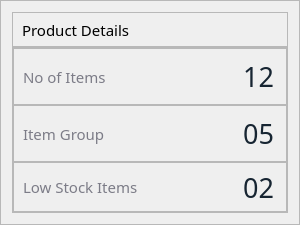
                           <widget class="QFrame" name="product_details_frame">
                            <property name="sizePolicy">
                             <sizepolicy hsizetype="Expanding" vsizetype="Preferred">
                              <horstretch>0</horstretch>
                              <verstretch>0</verstretch>
                             </sizepolicy>
                            </property>
                            <property name="minimumSize">
                             <size>
                              <width>300</width>
                              <height>200</height>
                             </size>
                            </property>
                            <property name="styleSheet">
                             <string notr="true">QFrame #product_details_frame { 
background-color: rgb(255, 255, 255);
border-radius: 15px;
border: 1px solid #ebebea;
}</string>
                            </property>
                            <property name="frameShape">
                             <enum>QFrame::StyledPanel</enum>
                            </property>
                            <property name="frameShadow">
                             <enum>QFrame::Raised</enum>
                            </property>
                            <layout class="QGridLayout" name="gridLayout_44">
                             <property name="verticalSpacing">
                              <number>0</number>
                             </property>
                             <item row="1" column="0">
                              <widget class="QFrame" name="frame_39">
                               <property name="sizePolicy">
                                <sizepolicy hsizetype="Expanding" vsizetype="Expanding">
                                 <horstretch>0</horstretch>
                                 <verstretch>0</verstretch>
                                </sizepolicy>
                               </property>
                               <property name="minimumSize">
                                <size>
                                 <width>0</width>
                                 <height>35</height>
                                </size>
                               </property>
                               <property name="maximumSize">
                                <size>
                                 <width>16777215</width>
                                 <height>35</height>
                                </size>
                               </property>
                               <property name="font">
                                <font>
                                 <pointsize>9</pointsize>
                                 <bold>false</bold>
                                </font>
                               </property>
                               <property name="frameShape">
                                <enum>QFrame::StyledPanel</enum>
                               </property>
                               <property name="frameShadow">
                                <enum>QFrame::Raised</enum>
                               </property>
                               <layout class="QGridLayout" name="gridLayout_51">
                                <property name="topMargin">
                                 <number>0</number>
                                </property>
                                <property name="bottomMargin">
                                 <number>0</number>
                                </property>
                                <property name="spacing">
                                 <number>0</number>
                                </property>
                                <item row="0" column="0">
                                 <widget class="QLabel" name="label_21">
                                  <property name="font">
                                   <font>
                                    <family>Satoshi Medium</family>
                                    <pointsize>11</pointsize>
                                    <bold>false</bold>
                                   </font>
                                  </property>
                                  <property name="text">
                                   <string>Product Details</string>
                                  </property>
                                 </widget>
                                </item>
                               </layout>
                              </widget>
                             </item>
                             <item row="2" column="0">
                              <widget class="QFrame" name="frame_33">
                               <property name="frameShape">
                                <enum>QFrame::StyledPanel</enum>
                               </property>
                               <property name="frameShadow">
                                <enum>QFrame::Raised</enum>
                               </property>
                               <layout class="QGridLayout" name="gridLayout_42">
                                <property name="leftMargin">
                                 <number>0</number>
                                </property>
                                <property name="topMargin">
                                 <number>0</number>
                                </property>
                                <property name="rightMargin">
                                 <number>0</number>
                                </property>
                                <property name="bottomMargin">
                                 <number>0</number>
                                </property>
                                <property name="spacing">
                                 <number>0</number>
                                </property>
                                <item row="0" column="0">
                                 <widget class="QFrame" name="no_items_frame">
                                  <property name="sizePolicy">
                                   <sizepolicy hsizetype="Preferred" vsizetype="Expanding">
                                    <horstretch>0</horstretch>
                                    <verstretch>0</verstretch>
                                   </sizepolicy>
                                  </property>
                                  <property name="minimumSize">
                                   <size>
                                    <width>0</width>
                                    <height>48</height>
                                   </size>
                                  </property>
                                  <property name="maximumSize">
                                   <size>
                                    <width>16777215</width>
                                    <height>61</height>
                                   </size>
                                  </property>
                                  <property name="frameShape">
                                   <enum>QFrame::StyledPanel</enum>
                                  </property>
                                  <property name="frameShadow">
                                   <enum>QFrame::Raised</enum>
                                  </property>
                                  <layout class="QGridLayout" name="gridLayout_46">
                                   <property name="leftMargin">
                                    <number>9</number>
                                   </property>
                                   <property name="topMargin">
                                    <number>9</number>
                                   </property>
                                   <property name="rightMargin">
                                    <number>0</number>
                                   </property>
                                   <property name="spacing">
                                    <number>0</number>
                                   </property>
                                   <item row="1" column="1">
                                    <widget class="QLabel" name="no_items_label_2">
                                     <property name="minimumSize">
                                      <size>
                                       <width>133</width>
                                       <height>0</height>
                                      </size>
                                     </property>
                                     <property name="font">
                                      <font>
                                       <family>Satoshi Black</family>
                                       <pointsize>20</pointsize>
                                      </font>
                                     </property>
                                     <property name="styleSheet">
                                      <string notr="true">color:#172532;
padding-right: 5px;</string>
                                     </property>
                                     <property name="text">
                                      <string>12</string>
                                     </property>
                                     <property name="alignment">
                                      <set>Qt::AlignRight|Qt::AlignTrailing|Qt::AlignVCenter</set>
                                     </property>
                                    </widget>
                                   </item>
                                   <item row="1" column="0">
                                    <widget class="QLabel" name="label_25">
                                     <property name="font">
                                      <font>
                                       <family>Satoshi</family>
                                       <pointsize>11</pointsize>
                                      </font>
                                     </property>
                                     <property name="styleSheet">
                                      <string notr="true">color: rgb(124, 124, 135);</string>
                                     </property>
                                     <property name="text">
                                      <string>No of Items</string>
                                     </property>
                                    </widget>
                                   </item>
                                  </layout>
                                 </widget>
                                </item>
                                <item row="1" column="0">
                                 <widget class="QFrame" name="item_group_frame">
                                  <property name="sizePolicy">
                                   <sizepolicy hsizetype="Preferred" vsizetype="Expanding">
                                    <horstretch>0</horstretch>
                                    <verstretch>0</verstretch>
                                   </sizepolicy>
                                  </property>
                                  <property name="minimumSize">
                                   <size>
                                    <width>0</width>
                                    <height>48</height>
                                   </size>
                                  </property>
                                  <property name="frameShape">
                                   <enum>QFrame::StyledPanel</enum>
                                  </property>
                                  <property name="frameShadow">
                                   <enum>QFrame::Raised</enum>
                                  </property>
                                  <layout class="QGridLayout" name="gridLayout_50">
                                   <property name="topMargin">
                                    <number>9</number>
                                   </property>
                                   <property name="rightMargin">
                                    <number>0</number>
                                   </property>
                                   <property name="bottomMargin">
                                    <number>9</number>
                                   </property>
                                   <property name="spacing">
                                    <number>0</number>
                                   </property>
                                   <item row="1" column="1">
                                    <widget class="QLabel" name="no_category_label_2">
                                     <property name="minimumSize">
                                      <size>
                                       <width>133</width>
                                       <height>0</height>
                                      </size>
                                     </property>
                                     <property name="font">
                                      <font>
                                       <family>Satoshi Black</family>
                                       <pointsize>20</pointsize>
                                      </font>
                                     </property>
                                     <property name="styleSheet">
                                      <string notr="true">color:#172532;
padding-right: 5px;</string>
                                     </property>
                                     <property name="text">
                                      <string>05</string>
                                     </property>
                                     <property name="alignment">
                                      <set>Qt::AlignRight|Qt::AlignTrailing|Qt::AlignVCenter</set>
                                     </property>
                                    </widget>
                                   </item>
                                   <item row="1" column="0">
                                    <widget class="QLabel" name="label_23">
                                     <property name="font">
                                      <font>
                                       <family>Satoshi</family>
                                       <pointsize>11</pointsize>
                                      </font>
                                     </property>
                                     <property name="styleSheet">
                                      <string notr="true">color: rgb(124, 124, 135);</string>
                                     </property>
                                     <property name="text">
                                      <string>Item Group</string>
                                     </property>
                                    </widget>
                                   </item>
                                  </layout>
                                 </widget>
                                </item>
                                <item row="2" column="0">
                                 <widget class="QFrame" name="low_stock_items_frame">
                                  <property name="sizePolicy">
                                   <sizepolicy hsizetype="Preferred" vsizetype="Expanding">
                                    <horstretch>0</horstretch>
                                    <verstretch>0</verstretch>
                                   </sizepolicy>
                                  </property>
                                  <property name="minimumSize">
                                   <size>
                                    <width>0</width>
                                    <height>48</height>
                                   </size>
                                  </property>
                                  <property name="maximumSize">
                                   <size>
                                    <width>16777215</width>
                                    <height>50</height>
                                   </size>
                                  </property>
                                  <property name="frameShape">
                                   <enum>QFrame::StyledPanel</enum>
                                  </property>
                                  <property name="frameShadow">
                                   <enum>QFrame::Raised</enum>
                                  </property>
                                  <layout class="QGridLayout" name="gridLayout_49">
                                   <property name="leftMargin">
                                    <number>9</number>
                                   </property>
                                   <property name="topMargin">
                                    <number>9</number>
                                   </property>
                                   <property name="rightMargin">
                                    <number>0</number>
                                   </property>
                                   <property name="bottomMargin">
                                    <number>9</number>
                                   </property>
                                   <property name="spacing">
                                    <number>0</number>
                                   </property>
                                   <item row="1" column="1">
                                    <widget class="QLabel" name="lowstockitems_label_2">
                                     <property name="minimumSize">
                                      <size>
                                       <width>133</width>
                                       <height>0</height>
                                      </size>
                                     </property>
                                     <property name="font">
                                      <font>
                                       <family>Satoshi Black</family>
                                       <pointsize>20</pointsize>
                                      </font>
                                     </property>
                                     <property name="styleSheet">
                                      <string notr="true">color:#172532;
padding-right: 5px;</string>
                                     </property>
                                     <property name="text">
                                      <string>02</string>
                                     </property>
                                     <property name="alignment">
                                      <set>Qt::AlignRight|Qt::AlignTrailing|Qt::AlignVCenter</set>
                                     </property>
                                    </widget>
                                   </item>
                                   <item row="1" column="0">
                                    <widget class="QLabel" name="label_19">
                                     <property name="font">
                                      <font>
                                       <family>Satoshi</family>
                                       <pointsize>11</pointsize>
                                      </font>
                                     </property>
                                     <property name="styleSheet">
                                      <string notr="true">color: rgb(124, 124, 135);</string>
                                     </property>
                                     <property name="text">
                                      <string>Low Stock Items</string>
                                     </property>
                                    </widget>
                                   </item>
                                  </layout>
                                 </widget>
                                </item>
                               </layout>
                              </widget>
                             </item>
                            </layout>
                           </widget>
